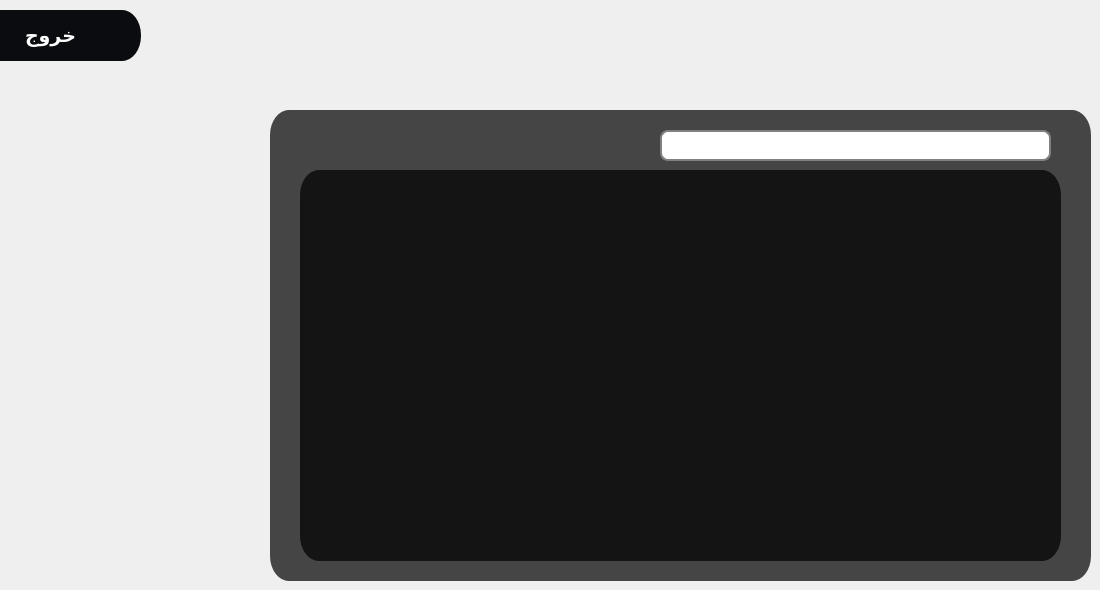
    <widget class="QWidget" name="tab_15">
     <attribute name="title">
      <string>Page</string>
     </attribute>
     <widget class="QFrame" name="frame_menu_33">
      <property name="enabled">
       <bool>true</bool>
      </property>
      <property name="geometry">
       <rect>
        <x>270</x>
        <y>110</y>
        <width>821</width>
        <height>471</height>
       </rect>
      </property>
      <property name="whatsThis">
       <string>&lt;html&gt;&lt;head/&gt;&lt;body&gt;&lt;p&gt;&lt;img src=&quot;:/pt/pos.png&quot;/&gt;&lt;/p&gt;&lt;/body&gt;&lt;/html&gt;</string>
      </property>
      <property name="styleSheet">
       <string notr="true">
QFrame{
	border-radius: 19px solid;
	background-color: qlineargradient(spread:pad, x1:1, y1:1, x2:1, y2:1, stop:1 rgba(0, 0, 0, 181));
}
QFrame:hover{
	border-left:3px solid rgb(255, 242, 0);
	border-bottom:3px solid rgb(255, 242, 0);
    border-top:3px solid rgb(255, 190, 0);
	border-right:3px solid rgb(255, 190, 0);
	

}</string>
      </property>
      <property name="frameShape">
       <enum>QFrame::StyledPanel</enum>
      </property>
      <property name="frameShadow">
       <enum>QFrame::Raised</enum>
      </property>
      <widget class="QTableView" name="tableView_11">
       <property name="geometry">
        <rect>
         <x>30</x>
         <y>60</y>
         <width>761</width>
         <height>391</height>
        </rect>
       </property>
       <property name="styleSheet">
        <string notr="true">color: rgb(255, 255, 255);
</string>
       </property>
      </widget>
     </widget>
     <widget class="QPushButton" name="btn_exit_to_app_18">
      <property name="enabled">
       <bool>true</bool>
      </property>
      <property name="geometry">
       <rect>
        <x>-40</x>
        <y>10</y>
        <width>181</width>
        <height>51</height>
       </rect>
      </property>
      <property name="font">
       <font>
        <family>Hack</family>
        <pointsize>14</pointsize>
        <weight>75</weight>
        <bold>true</bold>
       </font>
      </property>
      <property name="cursor">
       <cursorShape>PointingHandCursor</cursorShape>
      </property>
      <property name="contextMenuPolicy">
       <enum>Qt::DefaultContextMenu</enum>
      </property>
      <property name="layoutDirection">
       <enum>Qt::LeftToRight</enum>
      </property>
      <property name="styleSheet">
       <string notr="true">QPushButton{
	border-radius: 19px solid;
	border-bottom:0px solid rgb(171, 16, 20);
    border-top:0px solid rgb(171, 16, 20);
	
	background-color: rgb(11, 12, 15);
	color: rgb(255, 255, 255);

  

}

QPushButton:hover{
	border: 70px solid qlineargradient(spread:pad, x1:1, y1:1, x2:1, y2:1, stop:1 rgba(0, 0, 0, 0));
   border-radius: 20px solid;
	border-right:18px;
	border-bottom:1px solid  rgb(237, 28, 45);
    border-top:1px solid rgb(237, 28, 46) ;
   background-color:rgb(237, 28, 47);

	


}
QPushButton:pressed{
	color:rgb(255, 205, 0);
   border-radius: 20px solid;
	border-right:18px;
	border-bottom:1px solid  rgb(237, 28, 45);
    border-top:1px solid rgb(237, 28, 46) ;
   background-color:rgb(189, 22, 37);
}</string>
      </property>
      <property name="text">
       <string>خروج</string>
      </property>
      <property name="icon">
       <iconset resource="../../Desktop/pt.qrc">
        <normaloff>:/pt/logout.png</normaloff>:/pt/logout.png</iconset>
      </property>
      <property name="iconSize">
       <size>
        <width>40</width>
        <height>50</height>
       </size>
      </property>
     </widget>
     <widget class="QLineEdit" name="lineEdit_32">
      <property name="geometry">
       <rect>
        <x>660</x>
        <y>130</y>
        <width>391</width>
        <height>31</height>
       </rect>
      </property>
      <property name="styleSheet">
       <string notr="true">QLineEdit {
padding: 1px;
border-style: solid;
border: 2px solid gray;
border-radius: 8px;
color: rgb(255, 255, 255);

}</string>
      </property>
      <property name="placeholderText">
       <string> بحث عن اسم أو كود</string>
      </property>
     </widget>
    </widget>
